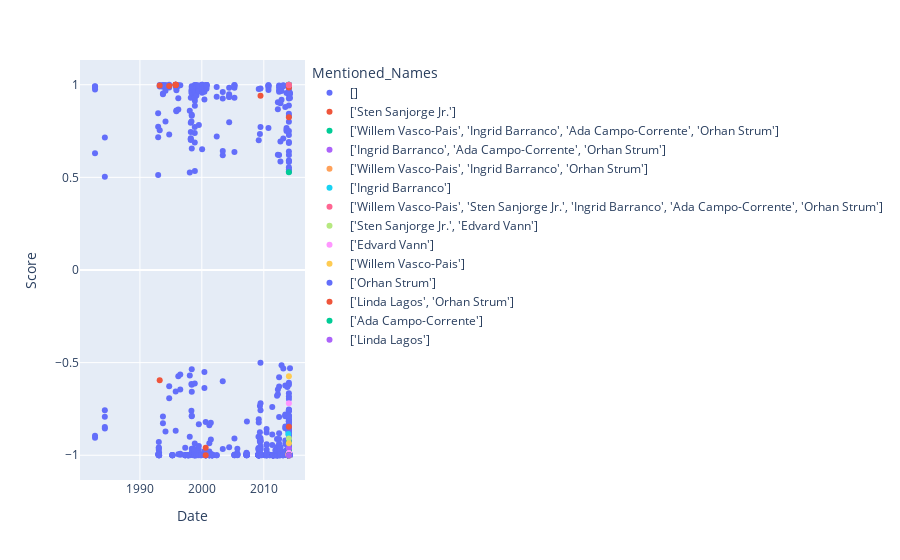

Notebook cell for this chart:
### Code cell
df = df_files_sorted.copy()
df.Text = df.Text.str.wrap(60)
df.Text = df.Text.apply(lambda x: x.replace('\n', '<br>'))

fig = px.scatter(df, x='Date', y='Score', color='Mentioned_Names',
                 hover_data={'File_Name':True, # remove species from hover data
                             'Publisher':True,
                             'Mentioned_Names':True,
                             'Date':True,
                             'Score':True,
                             'Text': True
                            }
                )
fig.show()
